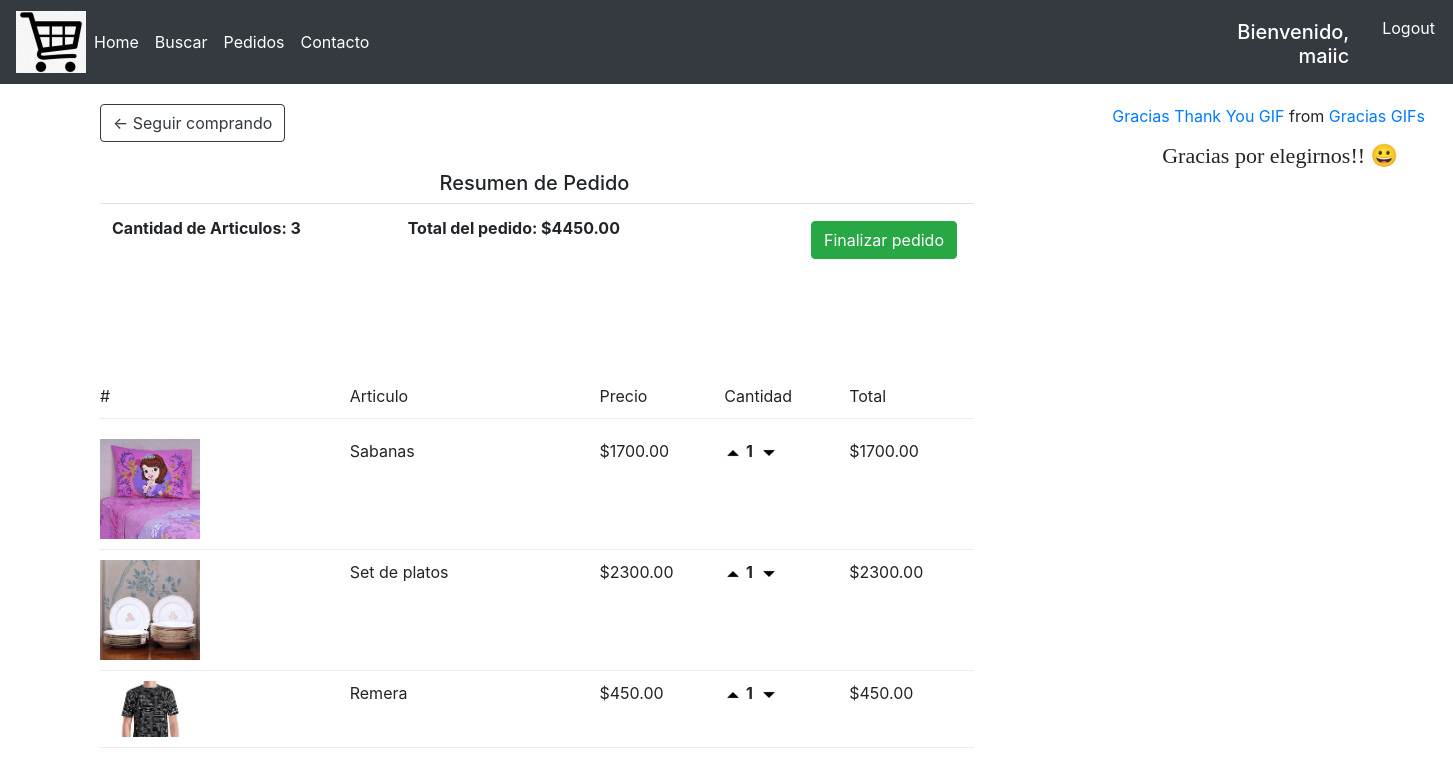
Screenshot of /pedido/ (signed in) with the database file from the repository.
### blog/models.py (models this page shows, shortened)
class Pedido(models.Model):
    perfil= models.ForeignKey(Perfil, on_delete=models.SET_NULL, null=True)
    fecha_pedido = models.DateTimeField(default=timezone.now)
    orden_completa= models.BooleanField(default=False)
    @property
    def get_pedido_total(self):
        orderitems = self.pedidoitems_set.all()
        total= sum([item.get_total for item in orderitems])
        return total
    @property
    def get_pedido_items(self):
        orderitems = self.pedidoitems_set.all()
        total= sum([item.cantidad for item in orderitems])
        return total

class PedidoItems(models.Model):
    product = models.ForeignKey(Producto, on_delete=models.SET_NULL, null=True)
    pedido = models.ForeignKey(Pedido, on_delete=models.SET_NULL, null=True)
    cantidad = models.IntegerField(default=0, null=True, blank=True)
    fecha_agregado = models.DateTimeField(auto_now_add=True)
    @property
    def get_total(self):
        total = self.product.precio * self.cantidad
        return total

class Producto(models.Model):
    nombre = models.CharField(max_length=50)
    imagen = models.ImageField(null=True, blank=True)
    precio = models.DecimalField(max_digits=8, decimal_places=2)
    descripcion = models.TextField()
    id_categoria = models.ForeignKey(Categoria, on_delete=models.CASCADE)
    @property
    def imagenURL(self):
        try:
            url= self.imagen.url
        except:
            url= ''
        return url

### blog/views.py (the view)
# urls.py: path('pedido/', views.pedido, name='pedido'),
@login_required
def pedido(request):
    perfil = request.user.perfil
    pedido, creado = Pedido.objects.get_or_create(perfil=perfil, orden_completa=False)
    items = pedido.pedidoitems_set.all()
    context={'items':items, 'pedido':pedido}
    return render(request, 'blog/pedidos.html',context)

### blog/templates/blog/pedidos.html
{%  extends 'blog/main.html' %}
{% load static %}
{% block content %}
<div class="row">
	<div class="col-md-9">
		<div class="box-element">
  			<a  class="btn btn-outline-dark" href="{% url 'home' %}">&#x2190; Seguir comprando</a>
  			<br>
  			<br>
  			<h5>Resumen de Pedido</h5>
    			<table class="table">
    				<tr>
      					<th>Cantidad de Articulos: {{pedido.get_pedido_items}}</th>
      					<th>Total del pedido: ${{pedido.get_pedido_total}}</th>
      					<th><a style="float:right; margin:5px;" class="btn btn-success" href="{% url 'finalizar_pedido' id_pedido=pedido.id %}">Finalizar pedido</a></th>
    				</tr>
				</table>
		</div>
		<br>
		<br>
		<br>
		<div class="box-element">
  			<div class="cart-row">
  				<div class ="numeral" style="flex: 2">#</div>
      			<div style="flex: 2">Articulo</div>
      			<div style="flex: 1">Precio</div>
      			<div style="flex: 1">Cantidad</div>
      			<div style="flex: 1">Total</div>
    		</div>
    	</div>
      	<div class="box-element">
			{% for ite in items %}
      		<div class="cart-row">
      			<div style="flex: 2"><img class="row-image" id="img-it" src="{{ite.product.imagenURL}}"></div>
      			<div style="flex: 2"><p>{{ite.product.nombre}}</p></div>
      			<div style="flex: 1"><p>${{ite.product.precio}}</p></div>
      			<div style="flex: 1">
      				<div class="quantity">
	      				<img data-product="{{ite.product.id}}" data-action="add" class="chg-quantity update-cart" src="{% static 'img/arrow-up.png' %}">
	      				<p class="quantity">{{ite.cantidad}}</p>
	      				<img data-product="{{ite.product.id}}" data-action="remove" class="chg-quantity update-cart" src="{% static 'img/arrow-down.png' %}">
      				</div>
      			</div>
      			<div style="flex: 1"><p>${{ite.get_total}}</p></div>
    		</div>
    		{% endfor %}
		</div>
	</div>
  	<div class="col-md-3" id="third-column">
    	<div class="tenor-gif-embed" id="gif-gracias" data-postid="5519170" data-share-method="host" data-width="100%" data-aspect-ratio="1.0"><a href="https://tenor.com/view/por-esperar-listo-gracias-gif-5519170">Gracias Thank You GIF</a> from <a href="https://tenor.com/search/gracias-gifs">Gracias GIFs</a>
    </div>
    <h4 class="gracias">Gracias por elegirnos!! &#128512;</h4>
  </div>
</div>
{% endblock %}

### blog/templates/blog/navbar.html (shortened to what this page needs)
{% load static %}
<nav class="navbar navbar-expand-lg navbar-dark bg-dark">
 <img src="{% static 'img/carrito.png' %}">
  <div class="collapse navbar-collapse" id="navbarNav">
    <div class="menu-princ">
      <ul class="navbar-nav">
        <li class="nav-item active">
          <a class="nav-link" href="{%url 'home'%}">Home</a>
        </li>
        <li class="nav-item active">
          <a class="nav-link" href="{%url 'producto'%}">Buscar</a>
        </li>
          <li class="nav-item active">
          <a class="nav-link" href="{%url 'pedido'%}">Pedidos</a>
        </li>
        <li class="nav-item active">
          <a class="nav-link" href="{%url 'contacto'%}">Contacto</a>
        </li>
      </ul>
    </div>
    <div class="menu-logout">
      <ul class="navbar-nav">
        <li class="nav-item active">
          <h5> Bienvenido, {{user.username}} </h5>
        </li>
        <li class="nav-item active">
          <a class="nav-link" href="{%url 'logout'%}">Logout</a>
        </li>
      </ul>
    </div>
  </div>
</nav>

### blog/static/css/main.css (style rules this page uses)
.menu-logout h5 { color: white; text-align: right; padding-right: 10px; padding-top: 7px; }
.menu-logout .navbar-nav { padding-left: 850px; }
h4, h5, h6 { margin-left: 10px; margin-right:15px; margin-top: 5px; text-align: center; }
.cart-row { display: flex; align-items: flex-stretch; padding-bottom: 10px; margin-bottom: 10px; border-bottom: 1px solid #ececec; }
.quantity { display: inline-block; font-weight: 700; padding-right:6px; padding-left: 3px; }
.chg-quantity { width: 12px; cursor: pointer; transition:.1s; }
.row-image { width: 100px; }
.box-element { width: 90%; padding-left: 100px; margin-top: 20px; }
#gif-gracias { margin-top: 20px; }
.gracias { font-family: Showcard Gothic; font-size: 22px; margin-top: 15px; }

### rows the page displays
Pedido: get_pedido_items "3", get_pedido_total "4450.00"
PedidoItems: product.imagenURL (picture), product.nombre "Sabanas", product.precio "1700.00", cantidad "1", get_total "1700.00"
PedidoItems: product.imagenURL (picture), product.nombre "Set de platos", product.precio "2300.00", cantidad "1", get_total "2300.00"
PedidoItems: product.imagenURL (picture), product.nombre "Remera", product.precio "450.00", cantidad "1", get_total "450.00"

### other values shown
{{ user.username }} "maiic"
